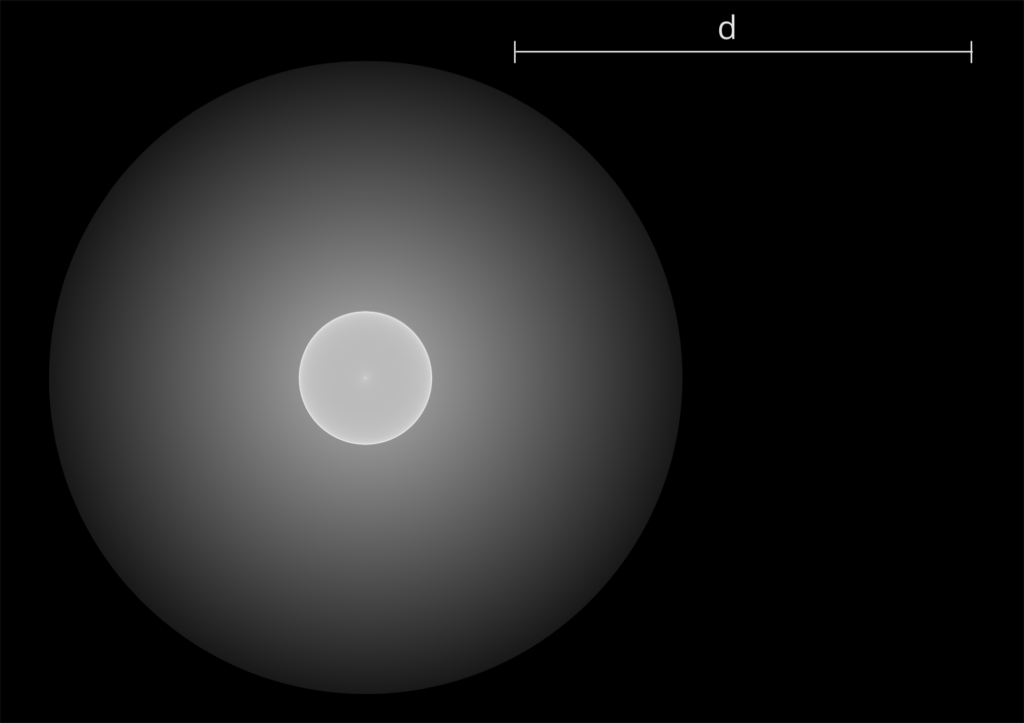
#> input picture pc5-2026--1024x723.png, 1024 x 723 px
$ python p5_figure_generator_new.py
#> lines starting #> are read from the running program, lines starting #| are printed output that depends on the picture; after the words box and inside, x2 and y2 are one past the last pixel; in counts of white or black regions, pixels touching at a corner belong together
import cv2
import numpy as np
import matplotlib.pyplot as plt
from scipy.optimize import least_squares
import math

IMG_PATH = "pc5-2026--1024x723.png"
SAVE_FIGURES = True
SHOW_FIGURES = True

MEASURE_FIG_NAME = "p5_measure.png"
SKETCH_FIG_NAME = "p5_lateral_sketch.png"


def measure_scale_bar_pixels(gray):
    h, w = gray.shape

    x0 = int(0.35 * w)
    y0 = 0
    y1 = int(0.16 * h)
    roi = gray[y0:y1, x0:w]

    mask = (roi > 150).astype(np.uint8)
    num_labels, labels, stats, _ = cv2.connectedComponentsWithStats(mask, connectivity=8)

    best = None
    for i in range(1, num_labels):
        x, y, ww, hh, area = stats[i]
        if area > 200 and ww > 5 * hh:
            if best is None or area > best[-1]:
                best = (x, y, ww, hh, area)

    if best is None:
        raise RuntimeError("Could not detect the scale bar.")

    x, y, ww, hh, area = best
    x_min = x0 + x
    x_max = x0 + x + ww - 1
    y_draw = y0 + y + hh // 2
    d_px = float(ww)

    return d_px, (x_min, x_max, y_draw)


def detect_circle(gray, rmin, rmax, dp=1.2, minDist=100, param1=100, param2=30):
    blur = cv2.medianBlur(gray, 5)

    circles = cv2.HoughCircles(
        blur,
        cv2.HOUGH_GRADIENT,
        dp=dp,
        minDist=minDist,
        param1=param1,
        param2=param2,
        minRadius=rmin,
        maxRadius=rmax,
    )

    if circles is None:
        raise RuntimeError("HoughCircles failed.")

    circles = circles[0]
    idx = np.argmax(circles[:, 2])
    x, y, r = circles[idx]
    return float(x), float(y), float(r)


def transmitted_screen_y_over_R(a, n, lam):
    t = np.arcsin(np.clip(n * np.sin(a), -1.0, 1.0))
    delta = 2.0 * a - t
    return np.sin(2.0 * a) + (lam + 1.0 - np.cos(2.0 * a)) * np.tan(delta)


def radii_from_n_lam(n, lam, num=200000):
    theta_c = np.arcsin(1.0 / n)
    a = np.linspace(0.0, theta_c, num)
    y = transmitted_screen_y_over_R(a, n, lam)

    i_c = np.argmax(y)
    i_o = np.argmin(y)

    rho_c = float(y[i_c])      # caustic radius / R
    rho_o = float(-y[i_o])     # outer radius / R
    a_c = float(a[i_c])

    return theta_c, a, y, a_c, rho_c, rho_o


def solve_n_and_lam(target_rho_c_over_R, target_rho_o_over_R):
    def residuals(vars_):
        n, lam = vars_
        theta_c, a, y, a_c, rho_c, rho_o = radii_from_n_lam(n, lam, num=60000)
        return np.array([
            rho_c - target_rho_c_over_R,
            rho_o - target_rho_o_over_R
        ])

    sol = least_squares(
        residuals,
        x0=np.array([2.1, 2.7]),
        bounds=([1.0001, 0.0], [10.0, 20.0]),
        xtol=1e-12,
        ftol=1e-12,
        gtol=1e-12,
    )

    if not sol.success:
        raise RuntimeError("Parameter fit did not converge.")

    n, lam = sol.x
    return float(n), float(lam)


def ray_data(a, n):
    R = 1.0
    S = np.array([-R, 0.0])
    u = np.array([np.cos(a), np.sin(a)])

    P = S + 2.0 * R * np.cos(a) * u

    t_out = np.arcsin(np.clip(n * np.sin(a), -1.0, 1.0))
    delta = 2.0 * a - t_out
    v = np.array([np.cos(delta), np.sin(delta)])

    return S, P, v


def finish_figure(fig, filename):
    if SAVE_FIGURES:
        fig.savefig(filename, dpi=200, bbox_inches="tight")
    if SHOW_FIGURES:
        plt.show()
    else:
        plt.close(fig)


def make_measure_figure(img_bgr, d_info, outer_circle, inner_circle, values, outname):
    img_rgb = cv2.cvtColor(img_bgr, cv2.COLOR_BGR2RGB)

    d_px, (x_min, x_max, y_bar) = d_info
    xo, yo, ro = outer_circle
    xi, yi, ri = inner_circle

    Dc_px = 2.0 * ri
    Do_px = 2.0 * ro

    # fig, axes = plt.subplots(2, 2, figsize=(13, 9))
    fig, axes = plt.subplots(1, 1, figsize=(12, 7))

    # main overlay
    # ax = axes[0, 0]
    ax = axes
    ax.imshow(img_rgb)
    ax.set_title("Original figure with the measured diameters")
    ax.axis("off")

    t = np.linspace(0.0, 2.0 * np.pi, 600)

    ax.plot([x_min, x_max], [y_bar, y_bar], linewidth=2)
    ax.text(x_min, y_bar - 18, f"d = {d_px:.1f} px", fontsize=11, color='blue')

    ax.plot(xo + ro * np.cos(t), yo + ro * np.sin(t), linewidth=1.5, color='purple')
    ax.plot([xo - ro, xo + ro], [yo, yo], linewidth=2, color='purple')
    # ax.text(xo - ro, yo - 18, f"D_o = {Do_px:.1f} px", fontsize=11)

    ax.plot(xi + ri * np.cos(t), yi + ri * np.sin(t), linewidth=1.5, color='blue')
    ax.plot([xi - ri, xi + ri], [yi, yi], linewidth=2, color='blue')
    # ax.text(xi - ri, yi - 18, f"D_c = {Dc_px:.1f} px", fontsize=11)

    ax.text(
        18,
        img_rgb.shape[0] - 85,
        "\n".join([
            f"D_c / d = {values['ratio_c']:.4f}",
            f"D_o / d = {values['ratio_o']:.4f}",
        ]),
        fontsize=11,
        va="top",
        color='white'
    )

    # [43 lines of commented-out code are left out]

    plt.tight_layout()
    finish_figure(fig, outname)


def make_sketch_figure(n, lam, outname):
    theta_c, a_grid, y_grid, a_c, rho_c, rho_o = radii_from_n_lam(n, lam, num=200000)

    fig, axes = plt.subplots(1, 2, figsize=(13, 5.8))

    # left panel - geometry
    ax = axes[0]
    R = 1.0
    L = lam * R
    screen_x = R + L

    t = np.linspace(0.0, 2.0 * np.pi, 800)
    ax.plot(R * np.cos(t), R * np.sin(t), linewidth=2)

    ax.axhline(0.0, linewidth=1)
    ax.axvline(0.0, linewidth=1)
    ax.plot([screen_x, screen_x], [-1.65, 1.65], linestyle="--", linewidth=2, color='black')

    S = np.array([-R, 0.0])
    ax.scatter([S[0]], [S[1]], s=50)
    ax.text(S[0] - 0.20, S[1] - 0.20, "source")
    ax.text(screen_x + 0.01, 1.40, "screen")

    # axial ray
    S0, P0, v0 = ray_data(0.0, n)
    s0 = (screen_x - P0[0]) / v0[0]
    Q0 = P0 + s0 * v0
    ax.plot([S0[0], P0[0]], [S0[1], P0[1]], linewidth=1.5, color='purple')
    ax.plot([P0[0], Q0[0]], [P0[1], Q0[1]], linewidth=1.5, color='purple')

    # caustic rays
    for sign in [+1.0, -1.0]:
        aa = a_c
        S1, P1, v1 = ray_data(aa, n)
        P1 = P1.copy()
        v1 = v1.copy()
        P1[1] *= sign
        v1[1] *= sign
        s1 = (screen_x - P1[0]) / v1[0]
        Q1 = P1 + s1 * v1
        ax.plot([S[0], P1[0]], [S[1], P1[1]], linewidth=1.8, color='purple')
        ax.plot([P1[0], Q1[0]], [P1[1], Q1[1]], linewidth=1.8, color='purple')

    # critical rays
    for sign in [+1.0, -1.0]:
        aa = 0.999 * theta_c
        S2, P2, v2 = ray_data(aa, n)
        P2 = P2.copy()
        v2 = v2.copy()
        P2[1] *= sign
        v2[1] *= sign
        s2 = (screen_x - P2[0]) / v2[0]
        Q2 = P2 + s2 * v2
        ax.plot([S[0], P2[0]], [S[1], P2[1]], linewidth=1.6, color='blue')
        ax.plot([P2[0], Q2[0]], [P2[1], Q2[1]], linewidth=1.6, color='blue')

    # one trapped ray
    aT = 1.12 * theta_c
    u = np.array([np.cos(aT), np.sin(aT)])
    P = S + 2.0 * np.cos(aT) * u
    nvec = P / np.linalg.norm(P)
    u_ref = u - 2.0 * np.dot(u, nvec) * nvec
    t_hit = -2.0 * np.dot(P, u_ref)
    P2 = P + t_hit * u_ref
    ax.plot([S[0], P[0]], [S[1], P[1]], linewidth=1.4, linestyle=":", color='black')
    ax.plot([P[0], P2[0]], [P[1], P2[1]], linewidth=1.4, linestyle=":", color='black')
    ax.text(0.05, 0.90, "trapped ray", fontsize=10)

    # marks on the screen
    ax.plot([screen_x, screen_x], [0.0, rho_c], linewidth=1, color='purple')
    ax.plot([screen_x, screen_x], [0.0, -rho_o], linewidth=1, color='blue')
    ax.text(screen_x + 0.05, 0.50 * rho_c, r"$\rho_c$")
    ax.text(screen_x + 0.05, -0.55 * rho_o, r"$\rho_o$")

    # distance L
    ax.annotate(
        "",
        xy=(R, -1.28),
        xytext=(screen_x, -1.28),
        arrowprops=dict(arrowstyle="<->", linewidth=1.2),
    )
    ax.text(0.5 * (R + screen_x) - 0.03, -1.22, r"$L$")

    ax.set_aspect("equal", "box")
    ax.set_xlim(-1.25, screen_x + 0.45)
    ax.set_ylim(-1.55, 1.55)
    ax.set_xlabel(r"$x/R$")
    ax.set_ylabel(r"$y/R$")
    ax.set_title("Lateral sketch of the optical geometry (2D cross-section)")

    # right panel - y(a)/R
    ax = axes[1]
    ax.plot(a_grid / theta_c, y_grid, linewidth=2)
    ax.axhline(0.0, linewidth=1)
    ax.axvline(a_c / theta_c, linestyle="--", linewidth=1)
    ax.axvline(1.0, linestyle="--", linewidth=1)

    ax.plot([a_c / theta_c], [rho_c], "o", color='purple')
    ax.plot([1.0], [-rho_o], "o", color='blue')

    ax.text(a_c / theta_c + 0.02, rho_c + 0.03, r"$\rho_c/R$")
    ax.text(0.90, -rho_o, r"$-\rho_o/R$")

    ax.set_xlim(0.0, 1.02)
    ax.set_xlabel(r"$a/\theta_c$")
    ax.set_ylabel(r"$y(a)/R$")
    ax.set_title("Image positon on the screen as function of the refraction angle")

    plt.tight_layout()
    finish_figure(fig, outname)


# -----------------------------
# Run
# -----------------------------
img_bgr = cv2.imread(IMG_PATH)
#> img_bgr is the input picture: shape (723, 1024, 3); min 0, max 229, mean 33.2
if img_bgr is None:
    raise FileNotFoundError(f"Could not read image at: {IMG_PATH}")

gray = cv2.cvtColor(img_bgr, cv2.COLOR_BGR2GRAY)

# Measurements
d_info = measure_scale_bar_pixels(gray)
#> in measure_scale_bar_pixels, `roi = gray[y0:y1, x0:w]`:
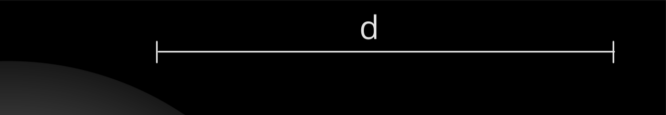
#> roi: shape (115, 666); min 0, max 229, mean 6.1
#> in measure_scale_bar_pixels, `mask = (roi > 150).astype(np.uint8)`:
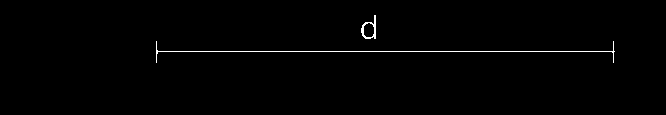
#> mask: shape (115, 666); values 0 (black) and 1 (white), 0.82% white in thin lines or dots, all inside (x1, y1, x2, y2) = (156, 15, 615, 63)
#> in measure_scale_bar_pixels, `num_labels, labels, stats, _ = cv2.connectedComponentsWithStats(mask, ..`: labels: shape (115, 666) int32; 3 distinct labels, from 0 to 2
#> in measure_scale_bar_pixels, `num_labels, labels, stats, _ = cv2.connectedComponentsWithStats(mask, ..`: num_labels = 3; stats = [[0, 0, 666, 115, 75965], [361, 15, 15, 24, 120], [156, 41, 459, 22, 505]]
#> the loop in measure_scale_bar_pixels, `for i in range(1, num_labels):` made 2 passes
#> in measure_scale_bar_pixels, `x_min = x0 + x`: x_min = 514
#> in measure_scale_bar_pixels, `x_max = x0 + x + ww - 1`: x_max = 972
#> in measure_scale_bar_pixels, `y_draw = y0 + y + hh // 2`: y_draw = 52
#> in measure_scale_bar_pixels, `d_px = float(ww)`: d_px = 459
#> d_info = (459, (514, 972, 52))
d_px = d_info[0]
#> d_px = 459

xo, yo, ro = detect_circle(gray, rmin=220, rmax=360, param2=30, minDist=200)
#> in detect_circle, `circles = cv2.HoughCircles( blur, cv2.HOUGH_GRADIENT, dp=dp, minDist=m..`: circles = [[366.6, 378.6, 314.9]]
#> in detect_circle, `idx = np.argmax(circles[:, 2])`: idx = 0
#> in detect_circle, `x, y, r = circles[idx]`: x = 366.6; y = 378.6; r = 314.9
#> xo = 366.6; yo = 378.6; ro = 314.9
xi, yi, ri = detect_circle(gray, rmin=40, rmax=100, param2=20, minDist=80)
#> xi = 365.4; yi = 377.4; ri = 67.36

Dc_px = 2.0 * ri
#> Dc_px = 134.7
Do_px = 2.0 * ro
#> Do_px = 629.8

ratio_c = Dc_px / d_px
#> ratio_c = 0.294
ratio_o = Do_px / d_px
#> ratio_o = 1.37

# Optical parameters
n, lam = solve_n_and_lam(ratio_c, ratio_o)
#> n = 2.17; lam = 2.68
f_sc = math.sqrt(1.0 - 1.0 / n**2)
#> f_sc = 0.888

# Prints
print(f"d   = {d_px:.1f} px")
#| d   = 459.0 px
print(f"D_c = {Dc_px:.1f} px")
#| D_c = 134.7 px
print(f"D_o = {Do_px:.1f} px")
#| D_o = 629.8 px
print(f"D_c / d = {ratio_c:.4f}")
#| D_c / d = 0.2935
print(f"D_o / d = {ratio_o:.4f}")
#| D_o / d = 1.3722
print(f"n = {n:.4f}")
#| n = 2.1721
print(f"L / R = {lam:.4f}")
#| L / R = 2.6829
print(f"f_sc = {f_sc:.4f}")
#| f_sc = 0.8877

values = {
    "ratio_c": ratio_c,
    "ratio_o": ratio_o,
    "n": n,
    "lam": lam,
    "f_sc": f_sc,
}
#> values = {'ratio_c': 0.294, 'ratio_o': 1.37, 'n': 2.17, 'lam': 2.68, 'f_sc': 0.888}

make_measure_figure(
    img_bgr=img_bgr,
    d_info=d_info,
    outer_circle=(xo, yo, ro),
    inner_circle=(xi, yi, ri),
    values=values,
    outname=MEASURE_FIG_NAME,
)
#> in make_measure_figure, `d_px, (x_min, x_max, y_bar) = d_info`: d_px = 459; x_min = 514; x_max = 972; y_bar = 52
#> in finish_figure, `fig.savefig(filename, dpi=200, bbox_inches="tight")`:
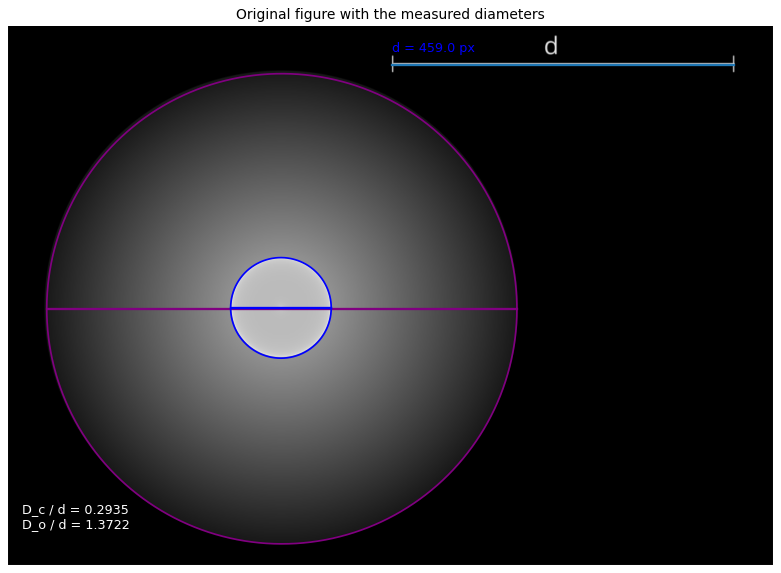
#> figure drawn by matplotlib, 1 panel

make_sketch_figure(
    n=n,
    lam=lam,
    outname=SKETCH_FIG_NAME,
)
#> in make_sketch_figure, `theta_c, a_grid, y_grid, a_c, rho_c, rho_o = radii_from_n_lam(n, lam, ..`: theta_c = 0.478; a_c = 0.271; rho_c = 0.294; rho_o = 1.37
#> in make_sketch_figure, `L = lam * R`: L = 2.68
#> in make_sketch_figure, `screen_x = R + L`: screen_x = 3.68
#> in ray_data, `t_out = np.arcsin(np.clip(n * np.sin(a), -1.0, 1.0))`: t_out = 0
#> in ray_data, `v = np.array([np.cos(delta), np.sin(delta)])`: v = [1, 0]
#> in make_sketch_figure, `S0, P0, v0 = ray_data(0.0, n)`: S0 = [-1, 0]; P0 = [1, 0]
#> in make_sketch_figure, `s0 = (screen_x - P0[0]) / v0[0]`: s0 = 2.68
#> in make_sketch_figure, `Q0 = P0 + s0 * v0`: Q0 = [3.68, 0]
#> the loop in make_sketch_figure, `for sign in [+1.0, -1.0]:` made 2 passes
#> (aa, u in ray_data, t_out in ray_data, delta in ray_data, S1, s1) on passes 1 to 2: (0.271, [0.963, 0.268], 0.621, -0.0787, [-1, 0], 2.84), (0.271, [0.963, 0.268], 0.621, -0.0787, [-1, 0], 2.84)
#> the loop in make_sketch_figure, `for sign in [+1.0, -1.0]:` made 2 passes
#> (aa, u in ray_data, t_out in ray_data, delta in ray_data, S2, s2) on passes 1 to 2: (0.478, [0.888, 0.46], 1.53, -0.572, [-1, 0], 3.69), (0.478, [0.888, 0.46], 1.53, -0.572, [-1, 0], 3.69)
#> in make_sketch_figure, `aT = 1.12 * theta_c`: aT = 0.536
#> in make_sketch_figure, `u = np.array([np.cos(aT), np.sin(aT)])`: u = [0.86, 0.511]
#> in make_sketch_figure, `P = S + 2.0 * np.cos(aT) * u`: P = [0.479, 0.878]
#> in make_sketch_figure, `u_ref = u - 2.0 * np.dot(u, nvec) * nvec`: u_ref = [0.0367, -0.999]
#> in make_sketch_figure, `t_hit = -2.0 * np.dot(P, u_ref)`: t_hit = 1.72
#> in make_sketch_figure, `P2 = P + t_hit * u_ref`: P2 = [0.542, -0.84]
#> call 2 of finish_figure, with filename = 'p5_lateral_sketch.png'
#> in finish_figure (call 2), `fig.savefig(filename, dpi=200, bbox_inches="tight")`:
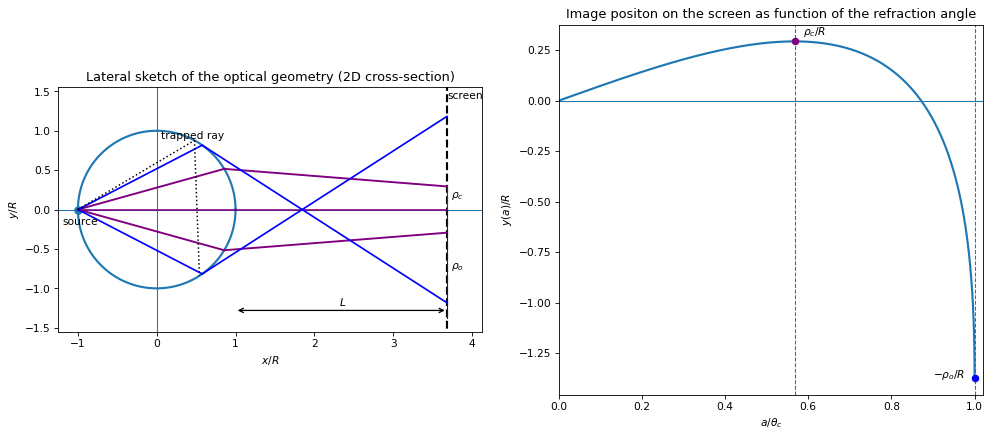
#> figure drawn by matplotlib, 2 panels; panel 2: curve peaks at x = 0.567, y = 0.294
